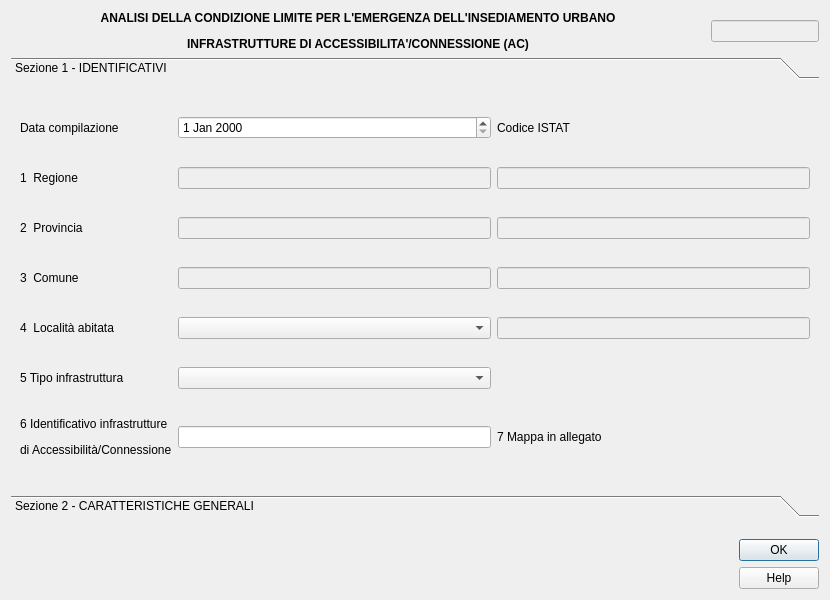
<?xml version="1.0" encoding="UTF-8"?>
<ui version="4.0">
 <class>cl_ac</class>
 <widget class="QDialog" name="cl_ac">
  <property name="geometry">
   <rect>
    <x>0</x>
    <y>0</y>
    <width>830</width>
    <height>600</height>
   </rect>
  </property>
  <property name="sizePolicy">
   <sizepolicy hsizetype="Fixed" vsizetype="Fixed">
    <horstretch>0</horstretch>
    <verstretch>0</verstretch>
   </sizepolicy>
  </property>
  <property name="minimumSize">
   <size>
    <width>830</width>
    <height>600</height>
   </size>
  </property>
  <property name="maximumSize">
   <size>
    <width>1500</width>
    <height>1500</height>
   </size>
  </property>
  <property name="windowTitle">
   <string>Update project</string>
  </property>
  <property name="locale">
   <locale language="English" country="UnitedStates"/>
  </property>
  <property name="modal">
   <bool>true</bool>
  </property>
  <layout class="QGridLayout" name="gridLayout_2">
   <item row="1" column="0">
    <widget class="QToolBox" name="toolBox">
     <property name="sizePolicy">
      <sizepolicy hsizetype="Preferred" vsizetype="Minimum">
       <horstretch>0</horstretch>
       <verstretch>0</verstretch>
      </sizepolicy>
     </property>
     <property name="minimumSize">
      <size>
       <width>0</width>
       <height>460</height>
      </size>
     </property>
     <property name="currentIndex">
      <number>0</number>
     </property>
     <widget class="QWidget" name="identificativi">
      <property name="geometry">
       <rect>
        <x>0</x>
        <y>0</y>
        <width>812</width>
        <height>406</height>
       </rect>
      </property>
      <attribute name="label">
       <string>Sezione 1 - IDENTIFICATIVI</string>
      </attribute>
      <layout class="QGridLayout" name="gridLayout">
       <item row="1" column="3">
        <widget class="QLineEdit" name="cod_reg">
         <property name="enabled">
          <bool>false</bool>
         </property>
        </widget>
       </item>
       <item row="6" column="3">
        <widget class="QLabel" name="label_12">
         <property name="text">
          <string>7 Mappa in allegato</string>
         </property>
        </widget>
       </item>
       <item row="3" column="0">
        <widget class="QLabel" name="label_6">
         <property name="text">
          <string>3  Comune</string>
         </property>
        </widget>
       </item>
       <item row="0" column="3">
        <widget class="QLabel" name="label_2">
         <property name="text">
          <string>Codice ISTAT</string>
         </property>
        </widget>
       </item>
       <item row="6" column="2">
        <widget class="QLineEdit" name="ID_infra"/>
       </item>
       <item row="6" column="0">
        <widget class="QLabel" name="label_9">
         <property name="text">
          <string>&lt;html&gt;&lt;head/&gt;&lt;body&gt;&lt;p&gt;6 Identificativo infrastrutture&lt;/p&gt;&lt;p&gt;di Accessibilità/Connessione&lt;/p&gt;&lt;/body&gt;&lt;/html&gt;</string>
         </property>
        </widget>
       </item>
       <item row="5" column="0">
        <widget class="QLabel" name="label_32">
         <property name="text">
          <string>5 Tipo infrastruttura</string>
         </property>
        </widget>
       </item>
       <item row="1" column="0">
        <widget class="QLabel" name="label_4">
         <property name="text">
          <string>1  Regione</string>
         </property>
        </widget>
       </item>
       <item row="4" column="0">
        <widget class="QLabel" name="label_7">
         <property name="text">
          <string>4  Località abitata</string>
         </property>
        </widget>
       </item>
       <item row="0" column="0">
        <widget class="QLabel" name="label_3">
         <property name="text">
          <string>Data compilazione</string>
         </property>
        </widget>
       </item>
       <item row="2" column="0">
        <widget class="QLabel" name="label_5">
         <property name="text">
          <string>2  Provincia</string>
         </property>
        </widget>
       </item>
       <item row="5" column="2">
        <widget class="QComboBox" name="tipo_infra"/>
       </item>
       <item row="0" column="2">
        <widget class="QDateEdit" name="data_ac"/>
       </item>
       <item row="2" column="3">
        <widget class="QLineEdit" name="cod_prov">
         <property name="enabled">
          <bool>false</bool>
         </property>
        </widget>
       </item>
       <item row="3" column="3">
        <widget class="QLineEdit" name="cod_com">
         <property name="enabled">
          <bool>false</bool>
         </property>
        </widget>
       </item>
       <item row="4" column="3">
        <widget class="QLineEdit" name="cod_local">
         <property name="enabled">
          <bool>false</bool>
         </property>
        </widget>
       </item>
       <item row="1" column="2">
        <widget class="QLineEdit" name="regione">
         <property name="enabled">
          <bool>false</bool>
         </property>
        </widget>
       </item>
       <item row="2" column="2">
        <widget class="QLineEdit" name="provincia">
         <property name="enabled">
          <bool>false</bool>
         </property>
        </widget>
       </item>
       <item row="3" column="2">
        <widget class="QLineEdit" name="comune">
         <property name="enabled">
          <bool>false</bool>
         </property>
        </widget>
       </item>
       <item row="4" column="2">
        <widget class="QComboBox" name="localita"/>
       </item>
      </layout>
     </widget>
     <widget class="QWidget" name="caratteristiche_gen">
      <property name="geometry">
       <rect>
        <x>0</x>
        <y>-234</y>
        <width>795</width>
        <height>640</height>
       </rect>
      </property>
      <attribute name="label">
       <string>Sezione 2 - CARATTERISTICHE GENERALI</string>
      </attribute>
      <layout class="QGridLayout" name="gridLayout_5">
       <item row="12" column="0">
        <widget class="QLabel" name="label_30">
         <property name="text">
          <string>27 Morfologia</string>
         </property>
        </widget>
       </item>
       <item row="13" column="0">
        <widget class="QLabel" name="label_31">
         <property name="text">
          <string>Ubicazione</string>
         </property>
        </widget>
       </item>
       <item row="14" column="0">
        <widget class="QLabel" name="label_34">
         <property name="text">
          <string>Microzonazione sismica</string>
         </property>
        </widget>
       </item>
       <item row="15" column="0">
        <widget class="QLabel" name="label_35">
         <property name="text">
          <string>Geologia/Idrogeologia</string>
         </property>
        </widget>
       </item>
       <item row="7" column="0">
        <widget class="QLabel" name="label_26">
         <property name="text">
          <string>&lt;html&gt;&lt;head/&gt;&lt;body&gt;&lt;p&gt;19 Ostacoli e discontinuità&lt;/p&gt;&lt;p&gt;(condizione del tratto peggiore)&lt;/p&gt;&lt;/body&gt;&lt;/html&gt;</string>
         </property>
        </widget>
       </item>
       <item row="12" column="2">
        <widget class="QComboBox" name="morf"/>
       </item>
       <item row="13" column="2">
        <layout class="QHBoxLayout" name="horizontalLayout_11">
         <item>
          <widget class="QCheckBox" name="ubic_sotto">
           <property name="text">
            <string>28 Sotto versante incombente o forte pendio</string>
           </property>
          </widget>
         </item>
         <item>
          <widget class="QCheckBox" name="ubic_sopra">
           <property name="text">
            <string>29 Sopra versante incombente o cresta</string>
           </property>
          </widget>
         </item>
        </layout>
       </item>
       <item row="2" column="0">
        <widget class="QLabel" name="label_22">
         <property name="text">
          <string>&lt;html&gt;&lt;head/&gt;&lt;body&gt;&lt;p&gt;Larghezza sezione stradale (m)&lt;/p&gt;&lt;/body&gt;&lt;/html&gt;</string>
         </property>
        </widget>
       </item>
       <item row="4" column="2">
        <widget class="QLineEdit" name="lungh_vuo"/>
       </item>
       <item row="3" column="2">
        <widget class="QLineEdit" name="lungh"/>
       </item>
       <item row="3" column="0">
        <widget class="QLabel" name="label_23">
         <property name="text">
          <string>16 Lunghezza complessiva (m)</string>
         </property>
        </widget>
       </item>
       <item row="0" column="0">
        <widget class="QLabel" name="label_20">
         <property name="text">
          <string>Categoria strade</string>
         </property>
        </widget>
       </item>
       <item row="5" column="0">
        <widget class="QLabel" name="label_25">
         <property name="text">
          <string>&lt;html&gt;&lt;head/&gt;&lt;body&gt;&lt;p&gt;18 Pavimentazione e percorribilità&lt;/p&gt;&lt;p&gt;(condizione del tratto peggiore)&lt;/p&gt;&lt;/body&gt;&lt;/html&gt;</string>
         </property>
        </widget>
       </item>
       <item row="4" column="0">
        <widget class="QLabel" name="label_24">
         <property name="text">
          <string>&lt;html&gt;&lt;head/&gt;&lt;body&gt;&lt;p&gt;17 Lunghezza tratto stradale senza &lt;/p&gt;&lt;p&gt;aggregati e unità isolate interferenti (m)&lt;/p&gt;&lt;/body&gt;&lt;/html&gt;</string>
         </property>
        </widget>
       </item>
       <item row="15" column="2">
        <layout class="QGridLayout" name="gridLayout_8">
         <item row="0" column="0">
          <layout class="QHBoxLayout" name="horizontalLayout_9">
           <item>
            <widget class="QLabel" name="label_53">
             <property name="text">
              <string>Localizzazione frana</string>
             </property>
            </widget>
           </item>
           <item>
            <widget class="QCheckBox" name="frana_AC">
             <property name="text">
              <string>36 Interferente con edif. strateg.</string>
             </property>
            </widget>
           </item>
           <item>
            <widget class="QCheckBox" name="frana_mon">
             <property name="text">
              <string>37 A monte</string>
             </property>
            </widget>
           </item>
           <item>
            <widget class="QCheckBox" name="frana_val">
             <property name="text">
              <string>38 A valle</string>
             </property>
            </widget>
           </item>
          </layout>
         </item>
         <item row="1" column="0">
          <layout class="QHBoxLayout" name="horizontalLayout_10">
           <item>
            <widget class="QLabel" name="label_36">
             <property name="text">
              <string>39 Falda</string>
             </property>
            </widget>
           </item>
           <item>
            <widget class="QComboBox" name="falda"/>
           </item>
          </layout>
         </item>
         <item row="2" column="0">
          <layout class="QHBoxLayout" name="horizontalLayout_12">
           <item>
            <widget class="QLabel" name="label_37">
             <property name="text">
              <string>40 Acque superficiali</string>
             </property>
            </widget>
           </item>
           <item>
            <widget class="QComboBox" name="acq_sup"/>
           </item>
          </layout>
         </item>
         <item row="3" column="0">
          <layout class="QHBoxLayout" name="horizontalLayout_17">
           <item>
            <widget class="QLabel" name="label_54">
             <property name="text">
              <string>41 Rischio PAI</string>
             </property>
            </widget>
           </item>
           <item>
            <widget class="QComboBox" name="pai"/>
           </item>
           <item>
            <widget class="QLabel" name="label_55">
             <property name="text">
              <string>42 Area alluvionale</string>
             </property>
            </widget>
           </item>
           <item>
            <widget class="QComboBox" name="alluvio"/>
           </item>
          </layout>
         </item>
        </layout>
       </item>
       <item row="14" column="2">
        <layout class="QVBoxLayout" name="verticalLayout_3">
         <item>
          <layout class="QHBoxLayout" name="horizontalLayout_15">
           <item>
            <widget class="QLabel" name="label_48">
             <property name="text">
              <string>30 Zona MS (condizione peggiore)</string>
             </property>
            </widget>
           </item>
           <item>
            <widget class="QComboBox" name="zona_ms"/>
           </item>
          </layout>
         </item>
         <item>
          <layout class="QHBoxLayout" name="horizontalLayout_16">
           <item>
            <widget class="QLabel" name="inst_name">
             <property name="text">
              <string>Tipo instabilità</string>
             </property>
            </widget>
           </item>
           <item>
            <widget class="QCheckBox" name="inst_fran">
             <property name="text">
              <string>31 Frana</string>
             </property>
            </widget>
           </item>
           <item>
            <widget class="QCheckBox" name="inst_liq">
             <property name="text">
              <string>32 Liquefazione</string>
             </property>
            </widget>
           </item>
           <item>
            <widget class="QCheckBox" name="inst_fag">
             <property name="text">
              <string>33 Faglia att. cap.</string>
             </property>
            </widget>
           </item>
           <item>
            <widget class="QCheckBox" name="inst_ced">
             <property name="text">
              <string>34 Cedim. diff.</string>
             </property>
            </widget>
           </item>
           <item>
            <widget class="QCheckBox" name="inst_cav">
             <property name="text">
              <string>35 Cavità sott.</string>
             </property>
            </widget>
           </item>
          </layout>
         </item>
        </layout>
       </item>
       <item row="5" column="2">
        <widget class="QComboBox" name="pav_per"/>
       </item>
       <item row="10" column="0">
        <widget class="QLabel" name="label_14">
         <property name="text">
          <string>Elementi critici</string>
         </property>
        </widget>
       </item>
       <item row="7" column="2">
        <widget class="QComboBox" name="ost_disc"/>
       </item>
       <item row="8" column="0">
        <widget class="QLabel" name="label_11">
         <property name="text">
          <string>20 Numero aggregati interferenti (H&gt;L)</string>
         </property>
        </widget>
       </item>
       <item row="9" column="0">
        <widget class="QLabel" name="label_13">
         <property name="text">
          <string>&lt;html&gt;&lt;head/&gt;&lt;body&gt;&lt;p&gt;21 Numero unità strutturali isolate &lt;/p&gt;&lt;p&gt;interferenti (H&amp;gt;L)&lt;/p&gt;&lt;/body&gt;&lt;/html&gt;</string>
         </property>
        </widget>
       </item>
       <item row="0" column="2">
        <layout class="QGridLayout" name="gridLayout_3">
         <item row="0" column="0">
          <widget class="QCheckBox" name="strade_a">
           <property name="text">
            <string>8 Autostrade urbane ed extraurbane</string>
           </property>
          </widget>
         </item>
         <item row="0" column="1">
          <widget class="QCheckBox" name="strade_b">
           <property name="text">
            <string>9 Extraurbane principali</string>
           </property>
          </widget>
         </item>
         <item row="1" column="0">
          <widget class="QCheckBox" name="strade_c">
           <property name="text">
            <string>10 Extraurbane secondarie</string>
           </property>
          </widget>
         </item>
         <item row="1" column="1">
          <widget class="QCheckBox" name="strade_d">
           <property name="text">
            <string>11 Urbane di scorrimento</string>
           </property>
          </widget>
         </item>
         <item row="2" column="0">
          <widget class="QCheckBox" name="strade_e">
           <property name="text">
            <string>12 Urbane di quartiere</string>
           </property>
          </widget>
         </item>
         <item row="2" column="1">
          <widget class="QCheckBox" name="strade_f">
           <property name="text">
            <string>13 Locali</string>
           </property>
          </widget>
         </item>
        </layout>
       </item>
       <item row="2" column="2">
        <layout class="QHBoxLayout" name="horizontalLayout">
         <item>
          <widget class="QLabel" name="label_8">
           <property name="text">
            <string>14 Massima</string>
           </property>
          </widget>
         </item>
         <item>
          <widget class="QLineEdit" name="largh_max"/>
         </item>
         <item>
          <widget class="QLabel" name="label_10">
           <property name="text">
            <string>15 Minima</string>
           </property>
          </widget>
         </item>
         <item>
          <widget class="QLineEdit" name="largh_min"/>
         </item>
        </layout>
       </item>
       <item row="11" column="0">
        <widget class="QLabel" name="label_15">
         <property name="text">
          <string>26 Pendenza massima dell'asse stradale</string>
         </property>
        </widget>
       </item>
       <item row="11" column="2">
        <widget class="QLineEdit" name="pendenza"/>
       </item>
       <item row="8" column="2">
        <widget class="QLineEdit" name="n_aggreg"/>
       </item>
       <item row="9" column="2">
        <widget class="QLineEdit" name="n_manuf"/>
       </item>
       <item row="10" column="2">
        <layout class="QGridLayout" name="gridLayout_6">
         <item row="0" column="0">
          <layout class="QHBoxLayout" name="horizontalLayout_2">
           <item>
            <widget class="QLabel" name="label_16">
             <property name="text">
              <string>22 Ferrovie in attraversamento</string>
             </property>
            </widget>
           </item>
           <item>
            <widget class="QLineEdit" name="el_ferrov"/>
           </item>
          </layout>
         </item>
         <item row="0" column="1">
          <layout class="QHBoxLayout" name="horizontalLayout_3">
           <item>
            <widget class="QLabel" name="label_17">
             <property name="text">
              <string>23 Ponti e viadotti</string>
             </property>
            </widget>
           </item>
           <item>
            <widget class="QLineEdit" name="el_pont"/>
           </item>
          </layout>
         </item>
         <item row="1" column="0">
          <layout class="QHBoxLayout" name="horizontalLayout_4">
           <item>
            <widget class="QLabel" name="label_18">
             <property name="text">
              <string>24 Tunnel artificiali o naturali</string>
             </property>
            </widget>
           </item>
           <item>
            <widget class="QLineEdit" name="el_tunn"/>
           </item>
          </layout>
         </item>
         <item row="1" column="1">
          <layout class="QHBoxLayout" name="horizontalLayout_5">
           <item>
            <widget class="QLabel" name="label_19">
             <property name="text">
              <string>25 Ponti e viadotti attraversanti</string>
             </property>
            </widget>
           </item>
           <item>
            <widget class="QLineEdit" name="el_pont_at"/>
           </item>
          </layout>
         </item>
         <item row="1" column="2">
          <layout class="QHBoxLayout" name="horizontalLayout_6">
           <item>
            <widget class="QLabel" name="label_21">
             <property name="text">
              <string>25b Muri</string>
             </property>
            </widget>
           </item>
           <item>
            <widget class="QLineEdit" name="el_muri"/>
           </item>
          </layout>
         </item>
        </layout>
       </item>
      </layout>
     </widget>
    </widget>
   </item>
   <item row="2" column="0">
    <layout class="QGridLayout" name="gridLayout_4">
     <property name="sizeConstraint">
      <enum>QLayout::SetDefaultConstraint</enum>
     </property>
     <property name="topMargin">
      <number>10</number>
     </property>
     <property name="horizontalSpacing">
      <number>10</number>
     </property>
     <property name="verticalSpacing">
      <number>0</number>
     </property>
     <item row="0" column="0">
      <widget class="QLabel" name="cnr">
       <property name="sizePolicy">
        <sizepolicy hsizetype="Preferred" vsizetype="Fixed">
         <horstretch>0</horstretch>
         <verstretch>0</verstretch>
        </sizepolicy>
       </property>
       <property name="text">
        <string/>
       </property>
       <property name="pixmap">
        <pixmap>../loghi/logo-cnr.png</pixmap>
       </property>
      </widget>
     </item>
     <item row="0" column="3">
      <spacer name="horizontalSpacer">
       <property name="orientation">
        <enum>Qt::Horizontal</enum>
       </property>
       <property name="sizeHint" stdset="0">
        <size>
         <width>40</width>
         <height>20</height>
        </size>
       </property>
      </spacer>
     </item>
     <item row="0" column="1">
      <widget class="QLabel" name="igag">
       <property name="sizePolicy">
        <sizepolicy hsizetype="Preferred" vsizetype="Fixed">
         <horstretch>0</horstretch>
         <verstretch>0</verstretch>
        </sizepolicy>
       </property>
       <property name="text">
        <string/>
       </property>
       <property name="pixmap">
        <pixmap>../loghi/logoigag.png</pixmap>
       </property>
      </widget>
     </item>
     <item row="0" column="4">
      <layout class="QVBoxLayout" name="verticalLayout">
       <item>
        <widget class="QDialogButtonBox" name="button_box">
         <property name="cursor">
          <cursorShape>PointingHandCursor</cursorShape>
         </property>
         <property name="orientation">
          <enum>Qt::Vertical</enum>
         </property>
         <property name="standardButtons">
          <set>QDialogButtonBox::Ok</set>
         </property>
         <property name="centerButtons">
          <bool>true</bool>
         </property>
        </widget>
       </item>
       <item>
        <widget class="QPushButton" name="help_button">
         <property name="cursor">
          <cursorShape>PointingHandCursor</cursorShape>
         </property>
         <property name="text">
          <string>Help</string>
         </property>
        </widget>
       </item>
      </layout>
     </item>
     <item row="0" column="2">
      <widget class="QLabel" name="labgis">
       <property name="sizePolicy">
        <sizepolicy hsizetype="Preferred" vsizetype="Fixed">
         <horstretch>0</horstretch>
         <verstretch>0</verstretch>
        </sizepolicy>
       </property>
       <property name="text">
        <string/>
       </property>
       <property name="pixmap">
        <pixmap>../loghi/logo-labgis.png</pixmap>
       </property>
       <property name="scaledContents">
        <bool>true</bool>
       </property>
      </widget>
     </item>
    </layout>
   </item>
   <item row="0" column="0">
    <layout class="QHBoxLayout" name="horizontalLayout_7">
     <item>
      <widget class="QLabel" name="label">
       <property name="text">
        <string>&lt;html&gt;&lt;head/&gt;&lt;body&gt;&lt;p align=&quot;center&quot;&gt;&lt;span style=&quot; font-weight:600;&quot;&gt;ANALISI DELLA CONDIZIONE LIMITE PER L'EMERGENZA DELL'INSEDIAMENTO URBANO&lt;/span&gt;&lt;/p&gt;&lt;p align=&quot;center&quot;&gt;&lt;span style=&quot; font-weight:600;&quot;&gt;INFRASTRUTTURE DI ACCESSIBILITA'/CONNESSIONE (AC)&lt;/span&gt;&lt;/p&gt;&lt;/body&gt;&lt;/html&gt;</string>
       </property>
      </widget>
     </item>
     <item>
      <widget class="QLineEdit" name="ID_AC">
       <property name="enabled">
        <bool>false</bool>
       </property>
       <property name="sizePolicy">
        <sizepolicy hsizetype="Fixed" vsizetype="Fixed">
         <horstretch>0</horstretch>
         <verstretch>0</verstretch>
        </sizepolicy>
       </property>
      </widget>
     </item>
    </layout>
   </item>
  </layout>
 </widget>
 <resources/>
 <connections>
  <connection>
   <sender>button_box</sender>
   <signal>accepted()</signal>
   <receiver>cl_ac</receiver>
   <slot>accept()</slot>
   <hints>
    <hint type="sourcelabel">
     <x>248</x>
     <y>254</y>
    </hint>
    <hint type="destinationlabel">
     <x>157</x>
     <y>274</y>
    </hint>
   </hints>
  </connection>
  <connection>
   <sender>button_box</sender>
   <signal>rejected()</signal>
   <receiver>cl_ac</receiver>
   <slot>reject()</slot>
   <hints>
    <hint type="sourcelabel">
     <x>316</x>
     <y>260</y>
    </hint>
    <hint type="destinationlabel">
     <x>286</x>
     <y>274</y>
    </hint>
   </hints>
  </connection>
 </connections>
</ui>
